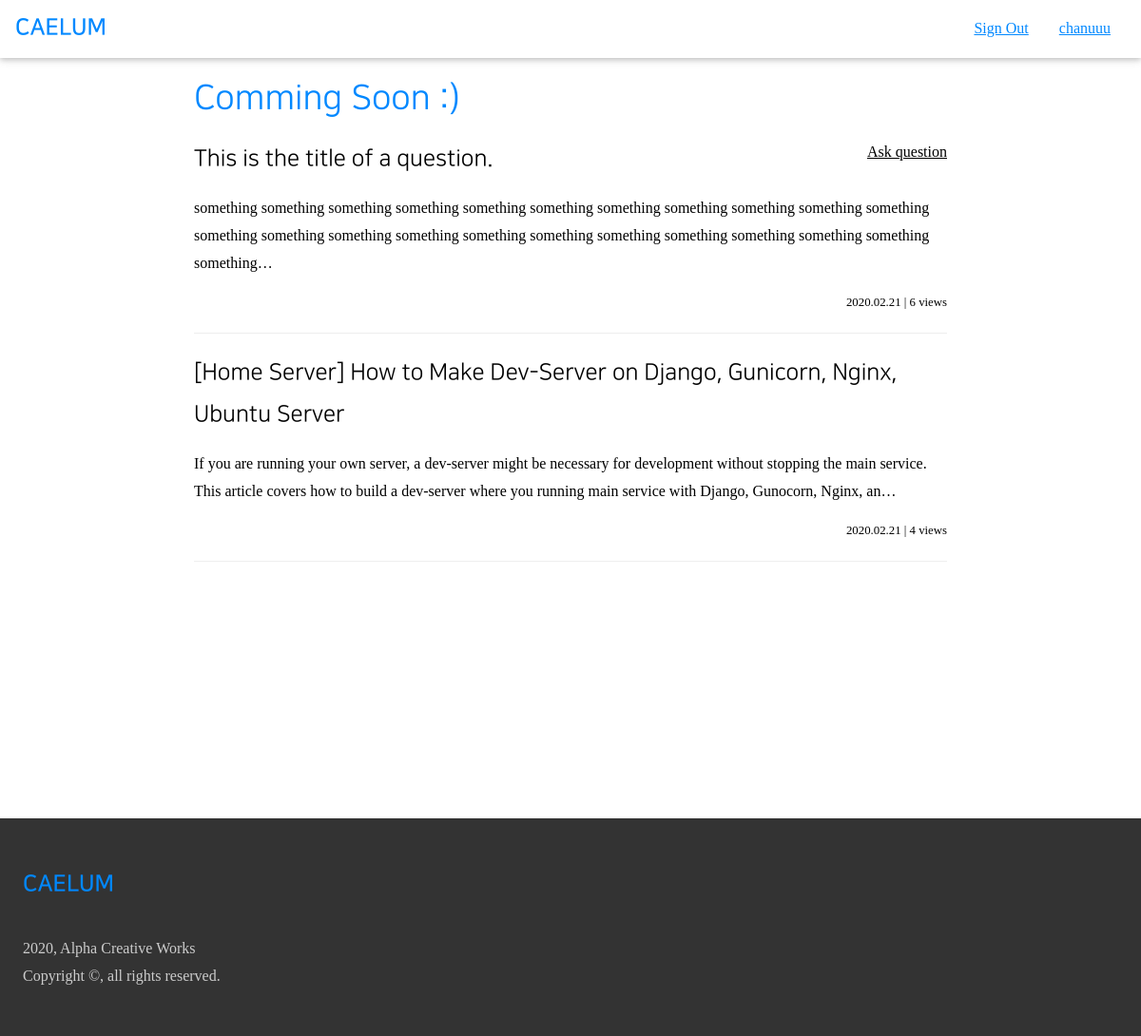
Page / (signed in) on the earlier database version.
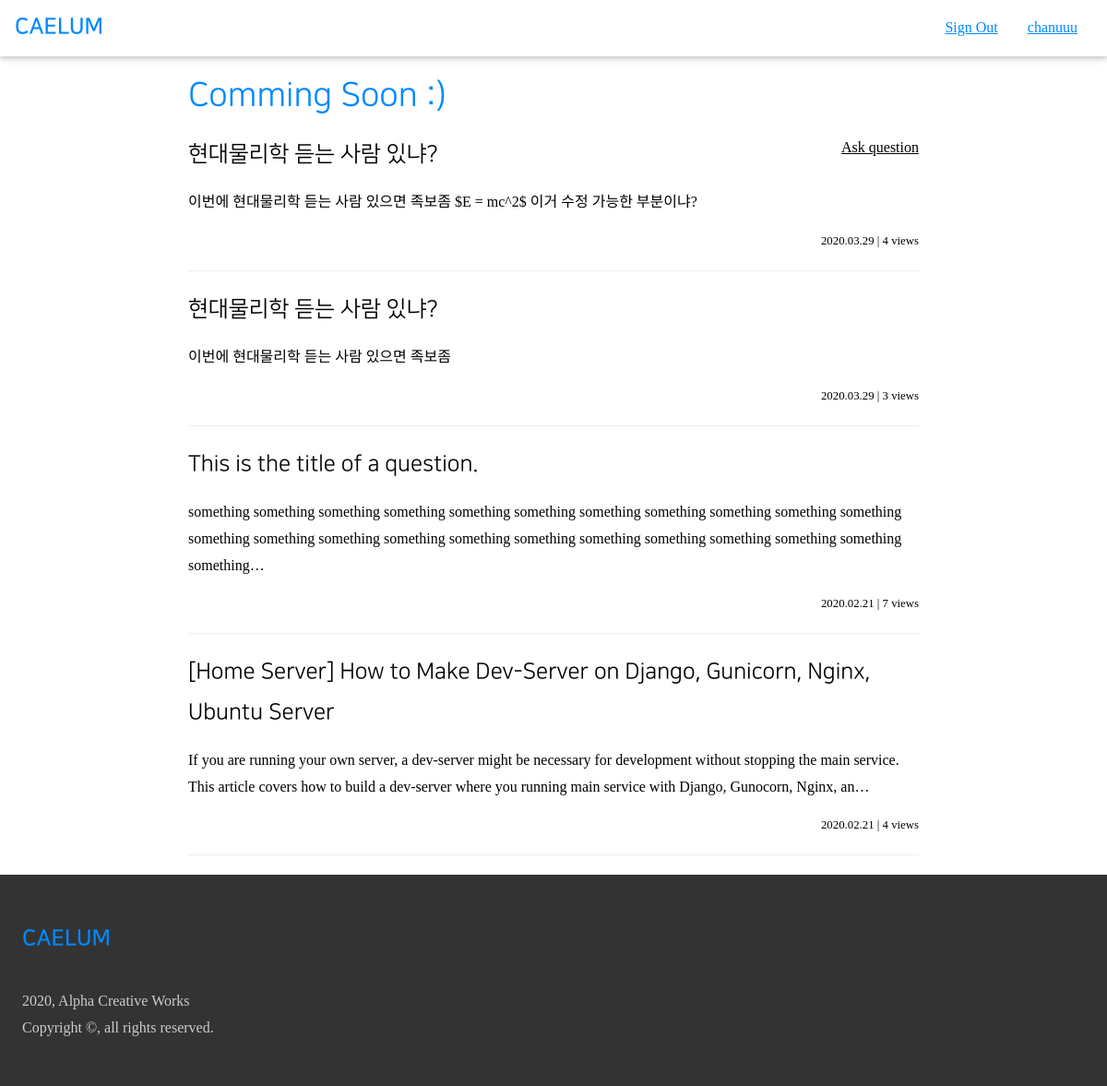
Same page on the later database version.
### accounts/models.py (models this page shows, shortened)
class User(AbstractBaseUser):
    email = models.EmailField(
        max_length=255,
        unique=True,
    )
    portal_id = models.CharField(
        max_length=10,
        unique=True,
        null=True,
    )
    name = models.CharField(
        max_length=30,
        null=True,
    )
    dept_major = models.CharField(
        max_length=50,
        null=True,
    )
    username = models.SlugField(
        max_length=30,
        null=True,
    )
    is_email_verified = models.BooleanField(default=False)
    is_active = models.BooleanField(default=True)
    is_admin = models.BooleanField(default=False)
    objects = UserManager()
    USERNAME_FIELD = 'email'
    REQUIRED_FIELD = [
    ]

### air/models.py (models this page shows, shortened)
class Article(models.Model):
    author = models.ForeignKey(
        User,
        on_delete=models.CASCADE,
    )
    content = MarkdownxField()
    tags = TaggableManager(
        blank=True,
    )
    date_created = models.DateTimeField(
        auto_now_add=True,
    )
    hit_count = models.IntegerField(
        default=0,
    )
    is_answer = models.BooleanField(
        default=False,
    )
    parent = models.ForeignKey(
        'self',
        blank=True,
        null=True,
        on_delete=models.CASCADE,
        related_name='answers',
    )
    accepted = models.BooleanField(
        default=False,
    )
    def get_title(self):
        return self.content.split('\n')[0].replace('#', '').strip()
    def get_preview(self):
        text = ''.join(self.content.split('\n')[1:])
        preview = re.sub('\!\[\]\(.+\)', '', text)
        preview = re.sub('\#+', '', preview)
        return(preview)
    class Meta:
        ordering = ['-date_created']

### air/views.py (the view)
# urls.py: path('', views.index, name='index'),
@login_required
def index(request):
    user = request.user
    articles = Article.objects.filter(is_answer=False).all()
    context = {
        'user': user,
        'articles': articles,
    }
    return render(request, 'air/index.html', context)

### air/templates/air/index.html (shortened to what this page needs)
{% extends 'air/account_widget.html' %}
{% block content %}
 <div class=" acw3-container acw3-max-width-840 acw3-min-height-100">
     <h1 class=" acw3-text-c">Comming Soon :)</h1>
    <a href="{% url 'air:question' %}" class=" acw3-right">Ask question</a>
     {% for article in articles %}
     <a href="{% url 'air:article' article.pk %}" class=" acw3-text-none"
       ><h3>{{ article.get_title }}</h3></a
     >
     <p>{{ article.get_preview | truncatechars:230 }}</p>
     <div class=" acw3-bar">
       <small  class=" acw3-right">
         {{ article.date_created  | date:'Y.m.d' }} | {{ article.hit_count }} views
       </small>
     </div>
     <hr />
   {% endfor %}
 </div>
{% endblock %}

### air/templates/air/account_widget.html (shortened to what this page needs)
{% extends 'common/base.html' %}
{% block account %}
<a href="{% url 'accounts:sign_out' %}" class=" acw3-bar-item">
    Sign Out
</a>
<a href="{% url 'accounts:account_manage' %}" class=" acw3-bar-item">
    {{ user.username }}
</a>
{% endblock %}

### templates/common/base.html (shortened to what this page needs)
{% load static %}
<!DOCTYPE html>
<html lang="en">
  <head>
    <link rel="stylesheet" href="{% static 'common/acw3_pro.css' %}" />
    <link rel="stylesheet" href="{% static 'common/axw3.css' %}" />
    <link
      rel="stylesheet"
      href="https://cdn.jsdelivr.net/npm/katex@0.11.1/dist/katex.min.css"
    />
  </head>
  <body>
    <nav class="acw3-card acw3-text-c">
      <div class=" acw3-bar acw3-max-width-1200">
        <a href="{% url 'air:index' %}" class=" acw3-bar-item acw3-text-none acw3-left acw3-padding">
          <span class=" acw3-logo acw3-text-c">CAELUM</span>
        </a>
        <div class=" acw3-bar-item acw3-hide-medium acw3-hide-small acw3-right">
          {% block account %}{% endblock %}
        </div>
      </div>
    </nav>
    {% block content %}{% endblock %}
    <footer class=" acw3-padding-32 acw3-20 acw3-text-80">
      <div class=" acw3-max-width-1200">
        <div class=" acw3-container acw3-row">
          <div class=" acw3-third">
            <div>
              <a href="{% url 'air:index' %}" class=" acw3-text-none acw3-left acw3-padding-16">
                <span class=" acw3-logo acw3-text-c">CAELUM</span>
              </a>
            </div>
          </div>
        </div>
        <div class=" acw3-container">
          <p>
            2020, Alpha Creative Works <br />Copyright &copy;, all rights
            reserved.
          </p>
        </div>
      </div>
    </footer>
  </body>
</html>

### static/common/acw3_pro.css (style rules this page uses)
html { box-sizing: border-box }
*, *:before, *:after { box-sizing: inherit }
html { -ms-text-size-adjust: 100%; -webkit-text-size-adjust: 100% }
body { margin: 0 }
article, aside, details, figcaption, figure, footer, header, main, menu, nav, section { display: block }
a { background-color: transparent }
small { font-size: 80% }
hr { box-sizing: content-box; height: 0; overflow: visible }
html, body { font-family: Verdana, sans-serif; font-size: 16px; line-height: 1.5 }
html { overflow-x: hidden }
h1 { font-size: 36px }
h3 { font-size: 24px }
h1, h2, h3, h4, h5, h6 { font-family: "Segoe UI", Arial, sans-serif; font-weight: 400; margin: 10px 0 }
hr { border: 0; border-top: 1px solid #eee; margin: 20px 0 }
a { color: inherit }
.acw3-bar { width: 100%; overflow: hidden }
.acw3-bar .acw3-bar-item { padding: 8px 16px; float: left; width: auto; border: none; display: block; outline: 0 }
.acw3-container:after, .acw3-container:before, .acw3-panel:after, .acw3-panel:before, .acw3-row:after, .acw3-row:before, .acw3-row-padding:after, .acw3-row-padding:before, .acw3-cell-row:before, .acw3-cell-row:after, .acw3-clear:after, .acw3-clear:before, .acw3-bar:before, .acw3-bar:after { content: ""; display: table; clear: both }
.acw3-col, .acw3-half, .acw3-third, .acw3-twothird, .acw3-threequarter, .acw3-quarter { float: left; width: 100% }
@media (min-width:601px) { .acw3-col.m4, .acw3-third { width: 33.33333% } }
.acw3-container, .acw3-panel { padding: 0.01em 24px }
.acw3-card, .acw3-card-2 { box-shadow: 0 2px 5px 0 rgba(0, 0, 0, 0.16), 0 2px 10px 0 rgba(0, 0, 0, 0.12) }
.acw3-padding { padding: 8px 16px!important }
.acw3-padding-16 { padding-top: 16px!important; padding-bottom: 16px!important }
.acw3-padding-32 { padding-top: 32px!important; padding-bottom: 32px!important }
.acw3-left { float: left!important }
.acw3-right { float: right!important }

### static/common/axw3.css (style rules this page uses)
body, html { height: 100%; line-height: 1.8; padding: 0; margin: 0; font-family: "NBG"; }
h1, h2, h3, h4, h5, h6 { font-family: "NS"; color: #000000; }
a { cursor: pointer; }
.acw3-max-width-840 { max-width: 840px; margin: auto; }
.acw3-max-width-1200 { max-width: 1200px; margin: auto; }
.acw3-text-none { text-decoration: none; }
.acw3-min-height-100 { min-height: 100vh; }
.acw3-logo { font-family: 'NSB'; font-size: x-large; }
.acw3-text-80 { color:#cccccc !important; }
.acw3-20 { background-color:#333333 !important; }
.acw3-text-c { color:#0088FF !important; }

Differences in the rows shown:
added Article: get_title "현대물리학 듣는 사람 있냐?", get_preview "이번에 현대물리학 듣는 사람 있으면 족보좀 $E = mc^2$ 이거 수정 가능한 부분이냐?", date_created "2020.03.29", hit_count "4"
added Article: get_title "현대물리학 듣는 사람 있냐?", get_preview "이번에 현대물리학 듣는 사람 있으면 족보좀", date_created "2020.03.29", hit_count "3"
changed Article "This is the title of a question.": hit_count "6" → "7"
